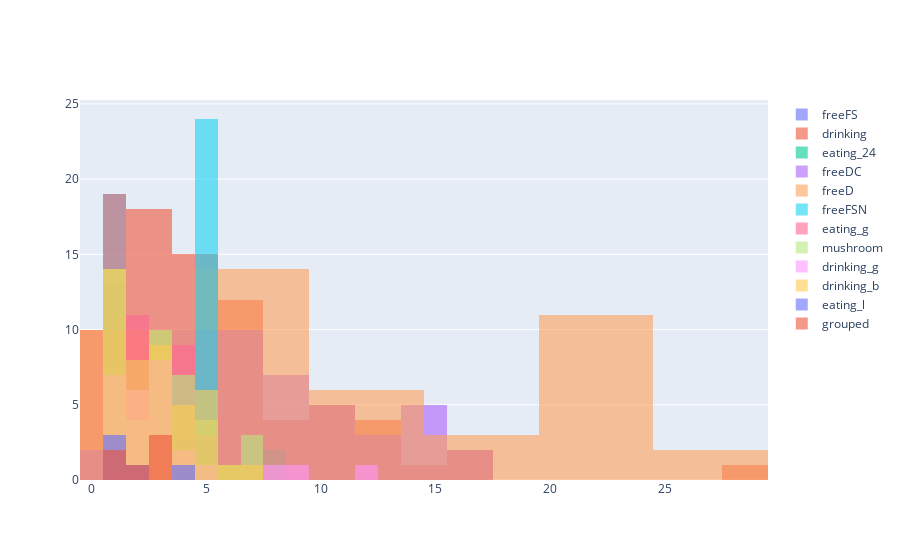

Write notebook code for a chart like this one.
### Markdown cell above
# Distribution plot

### Code cell
import plotly.graph_objects as go

fig = go.Figure()

for i in group_labels:
    fig.add_trace(go.Histogram(x=df[i],name=i))

# Overlay both histograms
fig.update_layout(barmode='overlay')
# Reduce opacity to see both histograms
fig.update_traces(opacity=0.6)
fig.show()

### Figure 1 — Plotly figure (JSON) as saved in the notebook; plotly's stock layout.template omitted (floating-point values rounded to 4 significant figures)
{"data": [{"name": "freeFS", "x": [7.0, 1.0, null, null, null, null, 1.0, null, null, null, 2.0, 1.0, null, null, null, null, null, null, null, null, 2.0, null, null, 2.0, 1.0, null, null, 1.0, null, null, null, null, 1.0, null, null, null, 2.0, 1.0, null, 3.0, null, null, null, null, null, null, 1.0, null, null, 1.0, 2.0, 2.0, null, null, null, null, null, null, 2.0, null, null, 3.0, 2.0, null, null, null, null, null, 1.0, null, null, null, null, null, null, null, 6.0, 3.0, null, null, 1.0, 4.0, null, null, null, null, null, null, null, null, 1.0, null, null, null, null, 4.0, null, null, null, null, null, null, null, null, null, null, 1.0, null, null, null, null, null], "type": "histogram", "opacity": 0.6}, {"name": "drinking", "x": [null, 7.0, null, null, 6.0, 29.0, 1.0, null, 2.0, null, null, 1.0, 6.0, 7.0, null, null, 2.0, null, 3.0, null, 3.0, null, 16.0, 1.0, null, 17.0, null, 2.0, 3.0, null, null, 5.0, 12.0, 1.0, null, 6.0, 8.0, 3.0, 5.0, 7.0, 13.0, null, null, 6.0, 1.0, null, 1.0, 4.0, null, 2.0, 1.0, 1.0, 15.0, 3.0, null, null, 11.0, 3.0, 7.0, null, 10.0, 4.0, 2.0, null, 7.0, null, 2.0, 3.0, 3.0, 1.0, null, null, null, 2.0, 5.0, 3.0, null, 5.0, 10.0, null, 4.0, 4.0, 8.0, null, 6.0, 3.0, 4.0, 13.0, 10.0, 4.0, 2.0, null, null, 7.0, 12.0, 4.0, 5.0, 10.0, null, null, null, null, null, 5.0, 4.0, 5.0, 8.0, null, null, 1.0, 6.0, 8.0], "type": "histogram", "opacity": 0.6}, {"name": "eating_24", "x": [null, 3.0, null, null, null, 4.0, 1.0, null, 1.0, null, null, null, 4.0, null, null, null, 1.0, null, null, null, 3.0, null, 5.0, null, 1.0, 5.0, null, 1.0, 1.0, null, null, null, 1.0, null, null, 2.0, null, null, null, 1.0, 3.0, null, null, null, 1.0, null, null, null, null, 1.0, null, null, 8.0, null, null, 1.0, 1.0, null, null, null, 1.0, null, 2.0, null, 3.0, null, null, null, 1.0, 4.0, null, null, null, null, 2.0, null, null, null, 1.0, 2.0, 1.0, null, 3.0, null, null, null, 1.0, 2.0, 2.0, 2.0, null, null, null, 5.0, 8.0, null, null, 3.0, null, null, null, null, null, 6.0, 2.0, null, 1.0, null, null, 1.0, null, null], "type": "histogram", "opacity": 0.6}, {"name": "freeDC", "x": [null, 14.0, null, null, 5.0, 9.0, null, null, 3.0, null, null, null, 11.0, 3.0, null, null, 7.0, null, 5.0, null, null, null, 8.0, null, null, 6.0, null, null, 3.0, null, null, 3.0, 8.0, null, null, 9.0, 15.0, null, 5.0, 12.0, 7.0, null, null, 4.0, 11.0, 9.0, 7.0, 6.0, null, null, null, null, 5.0, 4.0, null, null, 1.0, null, 16.0, null, 14.0, 10.0, null, null, 6.0, 3.0, 6.0, 1.0, null, null, null, null, null, 2.0, null, 6.0, 13.0, 10.0, 4.0, null, 3.0, 16.0, 8.0, null, 4.0, null, 6.0, 13.0, null, 4.0, null, null, null, null, 9.0, 11.0, null, 15.0, null, null, null, null, null, 5.0, null, 6.0, 2.0, null, null, null, null, 14.0], "type": "histogram", "opacity": 0.6}, {"name": "freeD", "x": [null, 23.0, null, null, 20.0, null, null, null, null, null, null, null, 7.0, 4.0, 7.0, null, 9.0, null, 1.0, null, null, null, 22.0, null, null, 11.0, null, null, null, null, null, 4.0, 11.0, null, null, 6.0, 29.0, null, null, 18.0, null, null, null, 7.0, 15.0, 11.0, null, 8.0, null, null, null, null, 20.0, 3.0, null, null, null, 3.0, 21.0, null, 14.0, 21.0, null, null, 1.0, null, null, 20.0, null, null, null, null, null, null, 5.0, 8.0, 21.0, null, 9.0, null, null, 15.0, 27.0, null, 6.0, null, 4.0, 24.0, 1.0, 5.0, null, 2.0, null, null, 7.0, 23.0, null, 21.0, null, null, null, 1.0, null, 13.0, null, 8.0, null, null, null, null, 9.0, 13.0], "type": "histogram", "opacity": 0.6}, {"name": "freeFSN", "x": [null, null, 5.0, 5.0, null, null, null, 5.0, null, null, null, null, null, null, null, 5.0, null, 5.0, null, 5.0, null, 5.0, null, null, null, null, 5.0, null, null, 5.0, 5.0, null, null, null, 5.0, null, null, null, null, null, null, 5.0, 5.0, null, null, null, null, null, null, null, null, null, null, null, null, null, null, null, null, 5.0, null, null, null, 5.0, null, null, null, null, null, null, 5.0, 5.0, 5.0, null, null, null, null, null, null, null, null, null, null, 5.0, null, null, null, null, null, null, null, null, 5.0, null, null, null, null, null, 5.0, 5.0, null, null, 5.0, null, null, null, null, null, 5.0, null, null, null], "type": "histogram", "opacity": 0.6}, {"name": "eating_g", "x": [null, null, null, null, 3.0, 1.0, null, null, 1.0, 1.0, null, null, 1.0, 4.0, 1.0, null, 1.0, null, null, null, null, null, 1.0, null, null, null, null, null, 2.0, null, null, null, 1.0, 3.0, null, 5.0, null, null, 1.0, 1.0, null, null, null, 3.0, 4.0, 4.0, 3.0, 4.0, null, 1.0, null, null, 1.0, 4.0, 1.0, 1.0, null, 5.0, null, null, 2.0, null, null, null, 3.0, null, 1.0, null, null, 1.0, null, null, null, null, 2.0, 4.0, null, null, 1.0, null, null, null, null, null, 2.0, 1.0, null, null, 2.0, 2.0, null, 3.0, null, 2.0, null, null, 1.0, 2.0, null, null, 3.0, 4.0, null, 3.0, 2.0, 2.0, null, 4.0, null, 5.0, 2.0, 4.0], "type": "histogram", "opacity": 0.6}, {"name": "mushroom", "x": [null, null, null, null, 4.0, null, null, null, 1.0, 6.0, null, null, 2.0, 3.0, 2.0, null, 4.0, null, 7.0, null, 1.0, null, null, null, null, null, null, null, null, null, null, 7.0, null, 3.0, null, null, null, null, null, null, null, null, null, 4.0, null, 3.0, null, 1.0, 2.0, null, null, null, null, 3.0, 3.0, 1.0, null, 2.0, null, null, 1.0, null, null, null, 1.0, 4.0, 4.0, 7.0, null, null, null, null, null, 4.0, 1.0, 3.0, null, null, null, 1.0, null, null, 1.0, null, 5.0, null, 5.0, null, 1.0, 3.0, null, null, null, 1.0, null, null, 5.0, null, null, null, 3.0, null, null, 1.0, 3.0, 4.0, null, 3.0, null, 1.0, 5.0, 1.0], "type": "histogram", "opacity": 0.6}, {"name": "drinking_g", "x": [null, null, null, null, 3.0, 1.0, null, null, null, null, null, null, 2.0, 3.0, null, null, null, null, 3.0, null, null, null, 2.0, null, null, 3.0, null, null, null, null, null, 3.0, 1.0, null, null, null, null, null, null, null, null, null, null, 2.0, null, 5.0, null, null, null, null, null, null, 2.0, 3.0, null, null, 1.0, 12.0, null, null, null, null, null, null, 2.0, 1.0, 1.0, 9.0, null, null, null, null, null, null, null, 1.0, null, null, null, null, null, null, 1.0, null, 3.0, null, null, null, 4.0, 3.0, null, null, null, null, null, null, null, null, null, null, null, null, null, 4.0, null, 2.0, null, null, null, null, 8.0, null], "type": "histogram", "opacity": 0.6}, {"name": "drinking_b", "x": [null, null, null, null, 1.0, 3.0, null, null, null, null, null, null, 7.0, 2.0, null, null, 5.0, null, 3.0, null, null, null, 3.0, null, null, null, null, null, 2.0, null, null, 4.0, 5.0, 1.0, null, 3.0, null, null, null, 4.0, 4.0, null, null, 6.0, 1.0, 1.0, null, 3.0, null, null, null, null, 1.0, 5.0, null, null, 1.0, 1.0, null, null, null, 1.0, null, null, null, 3.0, 4.0, 5.0, null, null, null, null, null, 2.0, 1.0, null, 2.0, null, 3.0, null, 2.0, null, 5.0, null, 5.0, null, 2.0, 1.0, 1.0, 2.0, null, null, null, null, 3.0, null, null, 1.0, null, null, null, null, null, 2.0, null, 4.0, 3.0, null, null, null, 1.0, 1.0], "type": "histogram", "opacity": 0.6}, {"name": "eating_l", "x": [null, null, null, null, null, null, null, null, null, null, 4.0, null, null, null, null, null, null, null, null, null, null, null, null, null, null, null, null, 1.0, null, null, null, null, null, null, null, null, null, null, null, null, null, null, null, null, null, null, null, null, null, null, null, null, null, null, null, null, null, null, null, null, null, 2.0, null, null, null, null, null, null, null, null, null, null, null, null, null, null, null, null, null, 1.0, null, null, null, null, null, null, null, null, null, null, null, null, null, null, null, 1.0, null, null, null, null, null, null, null, null, null, null, null, null, null, null, null, null], "type": "histogram", "opacity": 0.6}, {"name": "grouped", "x": [null, null, null, null, null, null, null, null, null, null, null, null, null, null, null, null, 1.0, null, null, null, null, null, null, null, null, null, null, null, 1.0, null, null, null, null, null, null, null, null, null, null, null, null, null, null, null, null, null, null, null, null, null, null, null, null, null, null, null, null, null, 3.0, null, null, null, null, null, null, null, null, null, null, null, null, null, null, null, null, null, 2.0, null, null, null, null, null, null, null, null, null, null, null, null, null, null, null, null, null, null, 3.0, null, null, null, null, null, null, null, 3.0, null, null, null, null, null, null, null, null], "type": "histogram", "opacity": 0.6}], "layout": {"barmode": "overlay"}}
